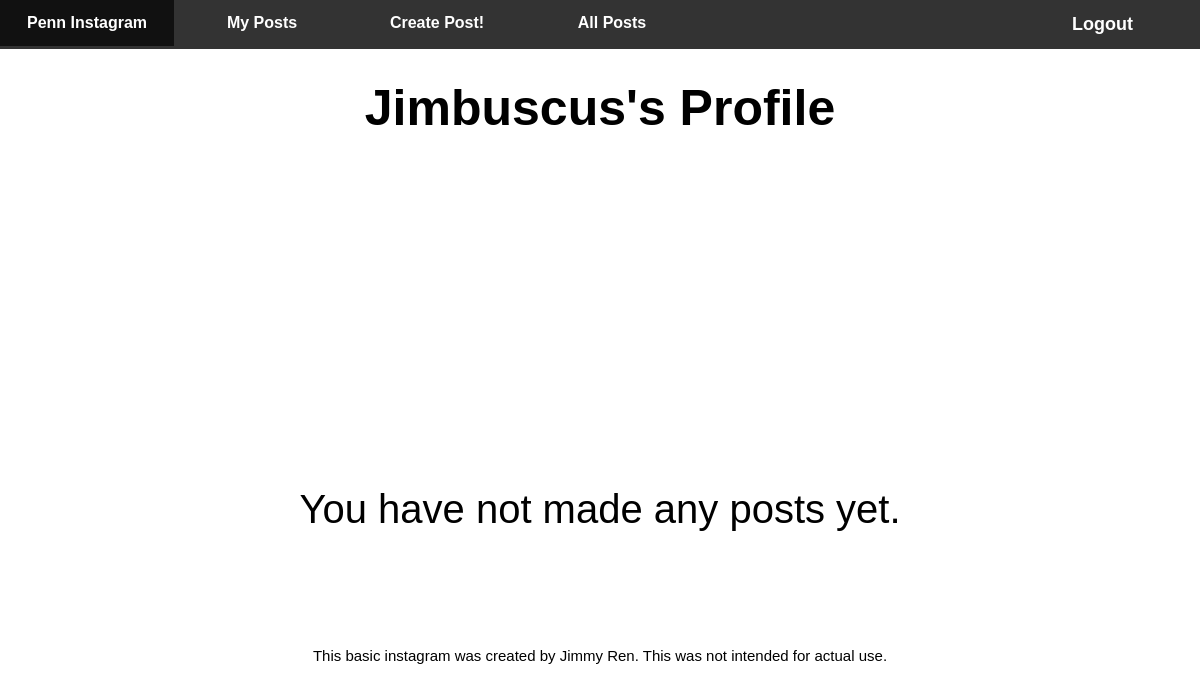
Page /user/ (signed in) on the earlier database version.
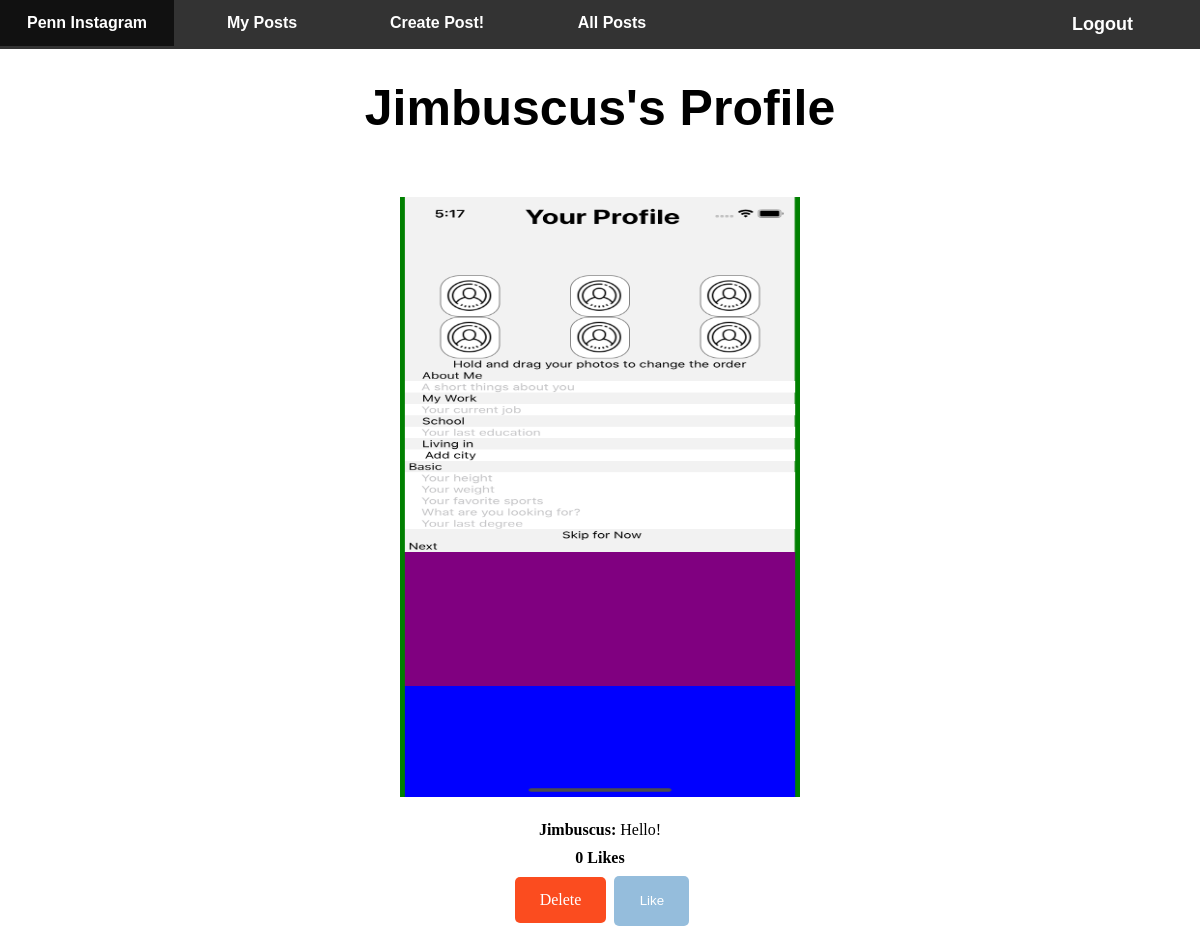
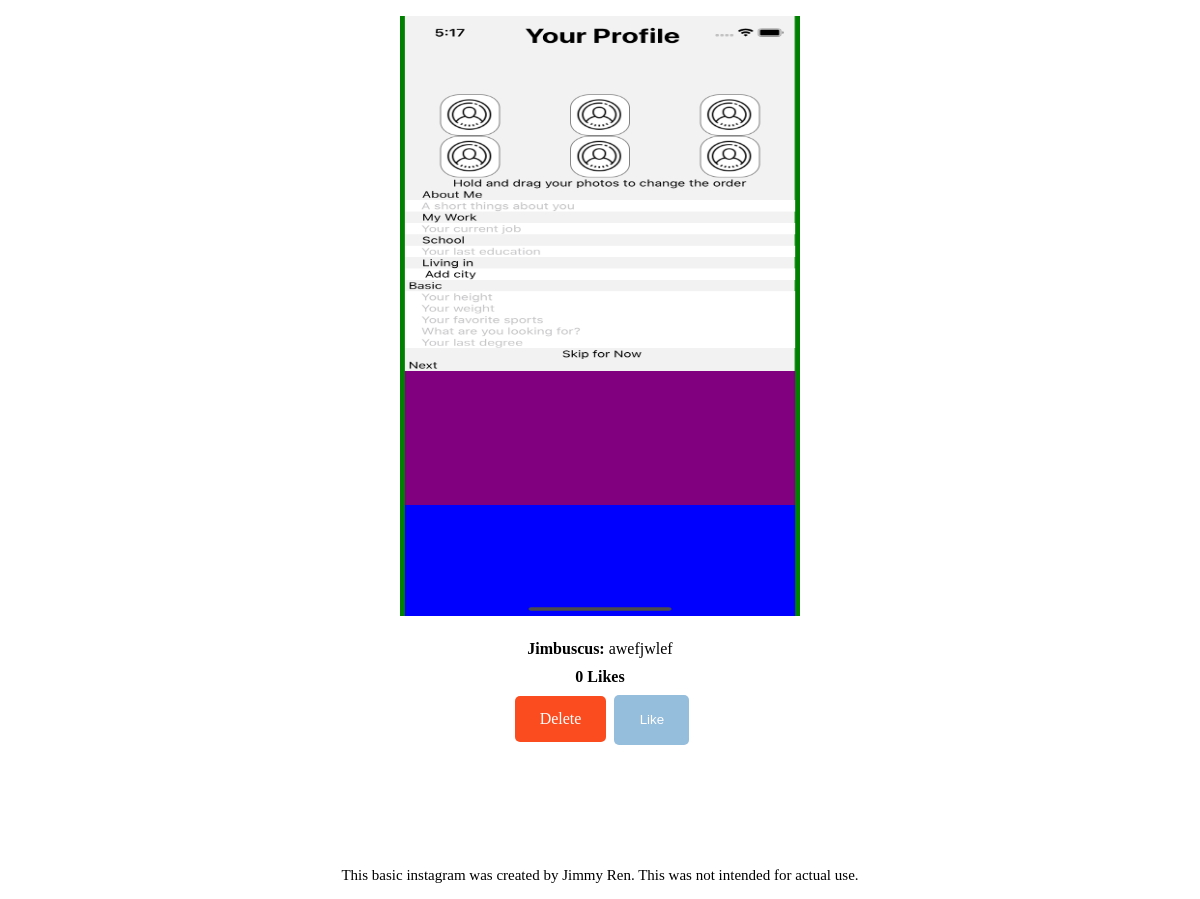
Same page on the later database version (2 pictures, top to bottom).
### accounts/models.py (models this page shows, shortened)
class Post(models.Model):
    content = models.TextField()
    user = models.ForeignKey(settings.AUTH_USER_MODEL, on_delete = models.CASCADE, default = 1)
    date_created = models.DateTimeField(auto_now_add = True)
    post_pic = models.ImageField(null = True, blank = True)
    liked = models.ManyToManyField(User, default = None, blank = True, related_name = 'liked')

### accounts/views.py (the view)
# urls.py: path('user/', views.userPage, name = "user"),
@login_required(login_url='login')
def userPage(request):
    my_post = Post.objects.filter(user = request.user).order_by('date_created')
    return render(request, 'accounts/user.html', {'post': my_post})

### accounts/templates/accounts/user.html (shortened to what this page needs)
{% extends 'accounts/main.html' %}
{% load static %}
{% block content %}
<div class = "heading">
    {{request.user}}'s Profile
</div>
{% for i in post %}
    <div class="postimg">
        {% if i.post_pic %}
            <img class = "img-responsive" src="{{i.post_pic.url}}">
        {% endif %}
    </div>
    <div class="posttext">
        <b> {{i.user}}: </b> {{i.content}}
    </div>
    <div class = "numlikes">
        <strong> {{i.liked.all.count}} Likes</strong>
    </div>
    <div class = "postmod">
        <div class = "delete">
            <a href = "{% url 'deletePost' i.id %}" class = "hi"> Delete </a>
        </div>
        <div class = "likes">
            <form action = "{% url 'like_post' %}" method = "POST" class = "ui form">
                {% if user not in i.liked.all %}
                        <button type = "submit" class = "ui button positive" id = "like"> Like </button>
                {% else %}
                        <button type = "submit" class = "ui button negative" id = "dislike"> Dislike </button>
                {% endif %}
            </form>
        </div>
    </div>
    {% empty %}
    <div class="no-posts">
        You have not made any posts yet.
{% endfor %}
{% endblock content%}

Differences in the rows shown:
added Post: post_pic (picture), user "Jimbuscus", content "Hello!", liked.all.count "0", shows "Like"
added Post: post_pic (picture), user "Jimbuscus", content "awefjwlef", liked.all.count "0", shows "Like"
Other differences:
text no longer shown: "You have not made any posts yet."
